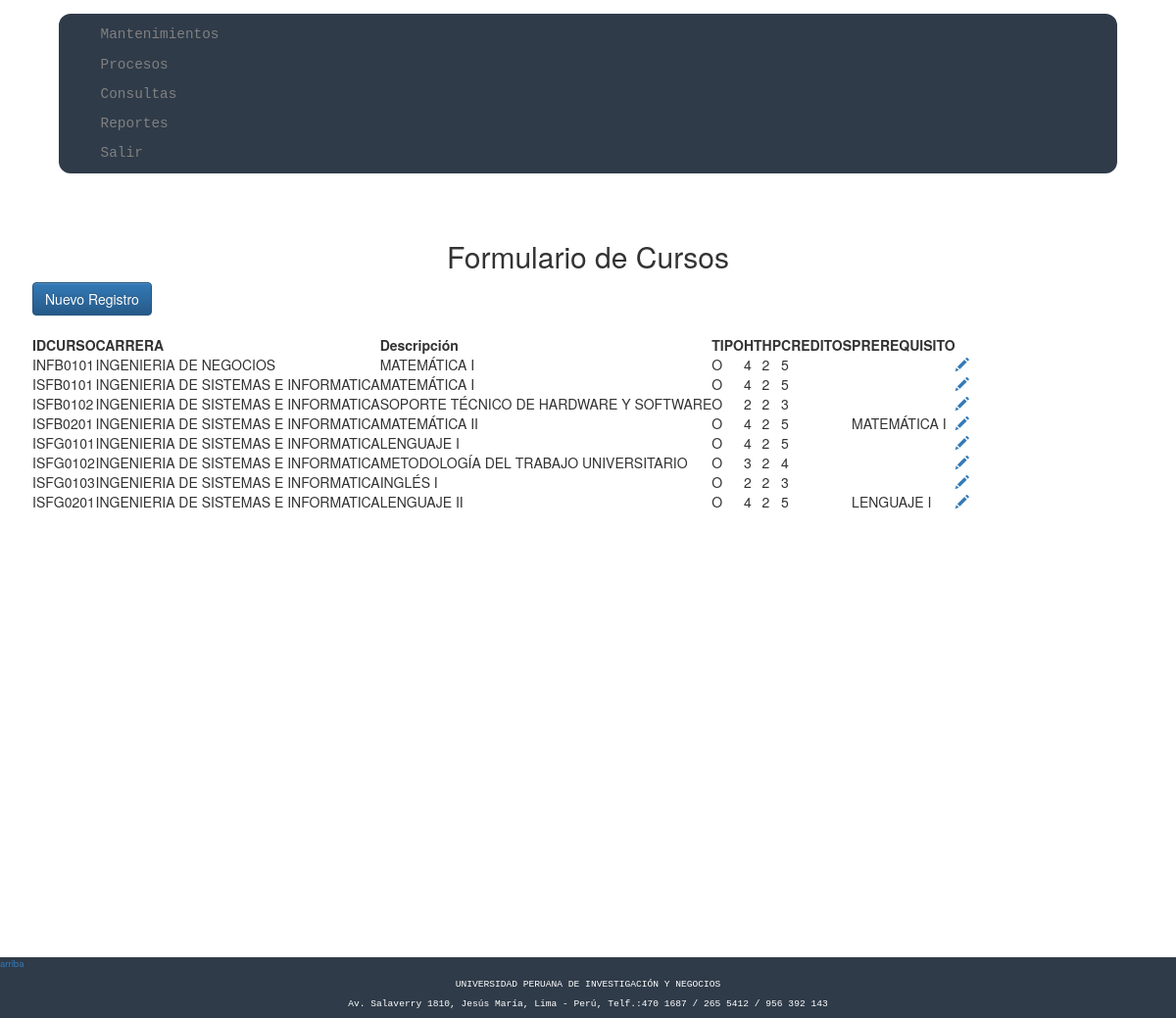
The page /mantenimiento/academico/m_a_curso.php (signed in) on the database as committed earlier.
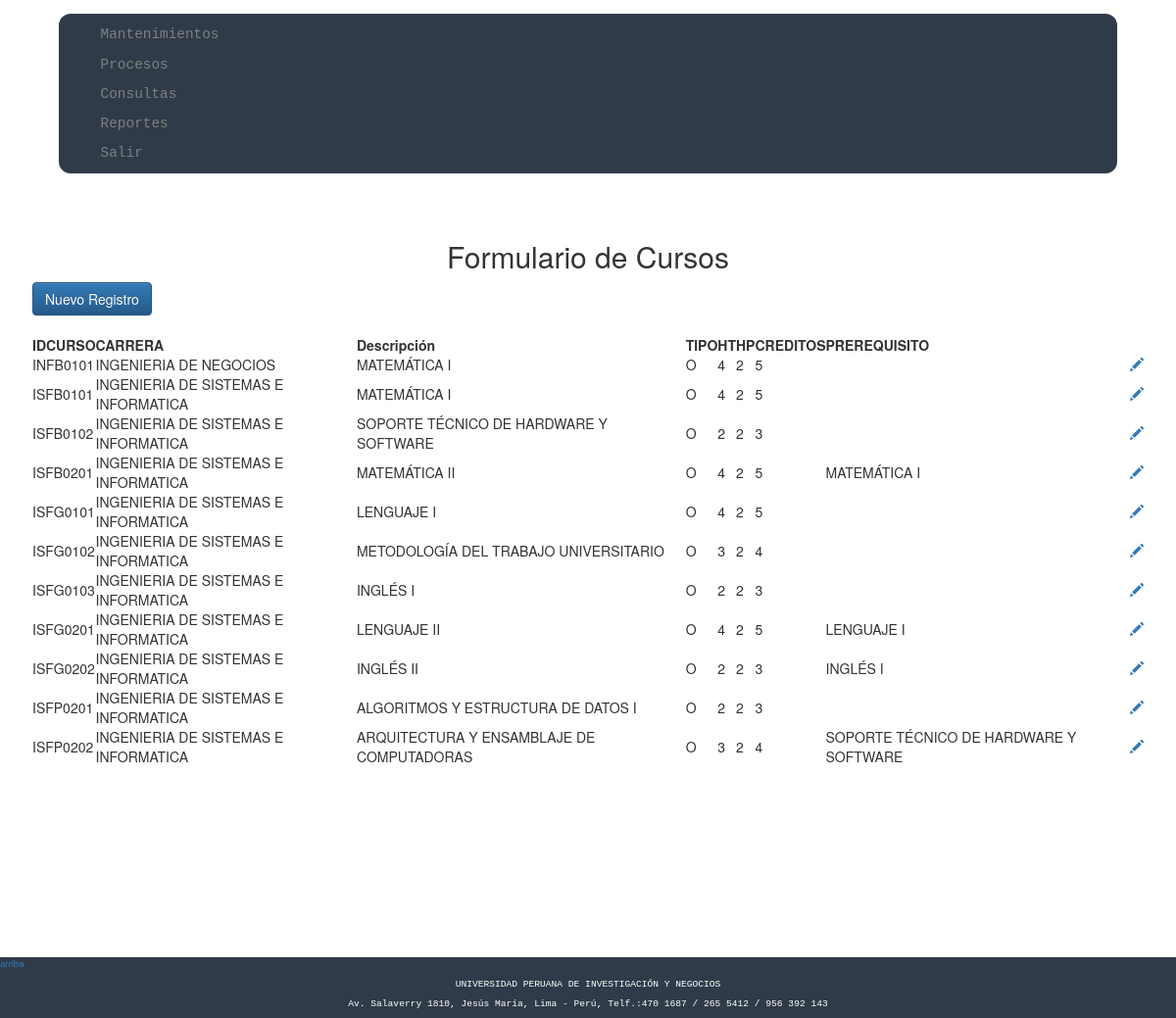
The same page on the database as committed later.
### tables this page shows
CREATE TABLE `tbl_cursos` (
  `Año` int(11) NOT NULL,
  `Semestre` varchar(2) NOT NULL,
  `IDCursos` varchar(8) NOT NULL DEFAULT '',
  `Descripcion` varchar(100) DEFAULT NULL,
  `IDCarrera` varchar(4) NOT NULL,
  `Tipo_Curso` varchar(1) DEFAULT NULL,
  `IDCiclo` int(11) DEFAULT NULL,
  `IDPrerequisito` varchar(8) NOT NULL,
  `Creditos` int(11) DEFAULT NULL,
  `Rcreditos` int(11) DEFAULT NULL,
  `HorasTeoricas` int(5) DEFAULT NULL,
  `HorasPractica` int(5) DEFAULT NULL,
  `Tipo` char(1) DEFAULT NULL,
  `IDTA` int(11) NOT NULL,
  `Plan_estudio` varchar(4) NOT NULL,
  `Estado` char(2) DEFAULT NULL
);

CREATE TABLE `tbl_carrera` (
  `IDCarrera` varchar(4) NOT NULL DEFAULT '',
  `Descripcion` varchar(60) DEFAULT NULL,
  `Duracion` int(11) DEFAULT NULL,
  `Cant_creditos` int(11) DEFAULT NULL,
  `Pension` double DEFAULT NULL,
  `Nro_pensiones` int(11) DEFAULT NULL,
  `Costo_matricula` double DEFAULT NULL,
  `Estado` char(2) DEFAULT NULL,
  `IDFacultad` int(11) DEFAULT NULL
);

### mantenimiento/academico/m_a_curso.php (the view, shortened to what this page needs)
<?php
	require '../../conexion.php';
	$sql = "SELECT c.IDCursos as id,c.Descripcion as descripcion,c.Tipo as tipo,c.HorasTeoricas as teoricas,c.HorasPractica as practicas,c.Creditos as creditos,cc.Descripcion as pre,ca.Descripcion as carrera FROM ((tbl_cursos as c LEFT JOIN tbl_cursos as cc ON c.IDPrerequisito=cc.IDCursos) INNER JOIN tbl_carrera as ca on c.IDCarrera=ca.IDCarrera)";
	$resultado = $mysqli->query($sql);
?>
<!DOCTYPE html>
<html lang="es">
<head>
    <link href="../../css/bootstrap.min.css" rel="stylesheet">
	<link href="../../css/bootstrap-theme.css" rel="stylesheet">
	<link href="../../css/jquery.dataTables.min.css" rel="stylesheet">
	<link rel="stylesheet" href="../../css/estilos.css">
</head>
<body>
	<div class="contenedor">
		<?php include '../../nav.php'?>
		<div class="container">
				<div class="row">
					<h2 style="text-align:center">Formulario de Cursos</h2>
				</div>
				<div class="row">
					<a href="m_a_cu_nuevo.php" class="btn btn-primary">Nuevo Registro</a>
				</div>
				<br>
				<div class="row table-responsive">
				<table class="display" id="mitabla">
						<thead>
							<tr>
								<th>IDCURSO</th>
								<th>CARRERA</th>
								<th>Descripción</th>
								<th>TIPO</th>
								<th>HT</th>
                                <th>HP</th>
								<th>CREDITOS</th>
								<th>PREREQUISITO</th>
								<th></th>
							</tr>
						</thead>
						<tbody>
							<?php while($row = $resultado->fetch_array(MYSQLI_ASSOC)) { ?>
								<tr>
									<td><?php echo $row['id']; ?></td>
									<td><?php echo $row['carrera'];?></td>
									<td><?php echo $row['descripcion']; ?></td>
									<td><?php echo $row['tipo'];?></td>
									<td><?php echo $row['teoricas']; ?></td>
                                    <td><?php echo $row['practicas']; ?></td>
									<td><?php echo $row['creditos'];?></td>
									<td><?php echo $row['pre']?></td>
									<td><a href="m_a_cu_modificar.php?IDCursos=<?php echo $row['id']; ?>"><span class="glyphicon glyphicon-pencil"></span></a></td>
								</tr>
							<?php } ?>
						</tbody>
					</table>
				</div>
			</div>
		<footer>
			<div class="arriba"><a href="#header">arriba</a></div>
			<div class="p_footer">
				<p>UNIVERSIDAD PERUANA DE INVESTIGACIÓN Y NEGOCIOS</p>
				<p>Av. Salaverry 1810, Jesús María, Lima - Perú, Telf.:470 1687 / 265 5412 / 956 392 143</p>
			</div>
		</footer>
	</div>
</body>
</html>

Rows that differ between the two databases and show on the page:
added tbl_cursos: IDCursos "ISFG0202", IDCarrera.Descripcion "INGENIERIA DE SISTEMAS E INFORMATICA", Descripcion "INGLÉS II", Tipo "O", HorasTeoricas "2", HorasPractica "2", Creditos "3", tbl_cursos.Descripcion "INGLÉS I"
added tbl_cursos: IDCursos "ISFP0201", IDCarrera.Descripcion "INGENIERIA DE SISTEMAS E INFORMATICA", Descripcion "ALGORITMOS Y ESTRUCTURA DE DATOS I", Tipo "O", HorasTeoricas "2", HorasPractica "2", Creditos "3"
added tbl_cursos: IDCursos "ISFP0202", IDCarrera.Descripcion "INGENIERIA DE SISTEMAS E INFORMATICA", Descripcion "ARQUITECTURA Y ENSAMBLAJE DE COMPUTADORAS", Tipo "O", HorasTeoricas "3", HorasPractica "2", Creditos "4", tbl_cursos.Descripcion "SOPORTE TÉCNICO DE HARDWARE Y SOFTWARE"
